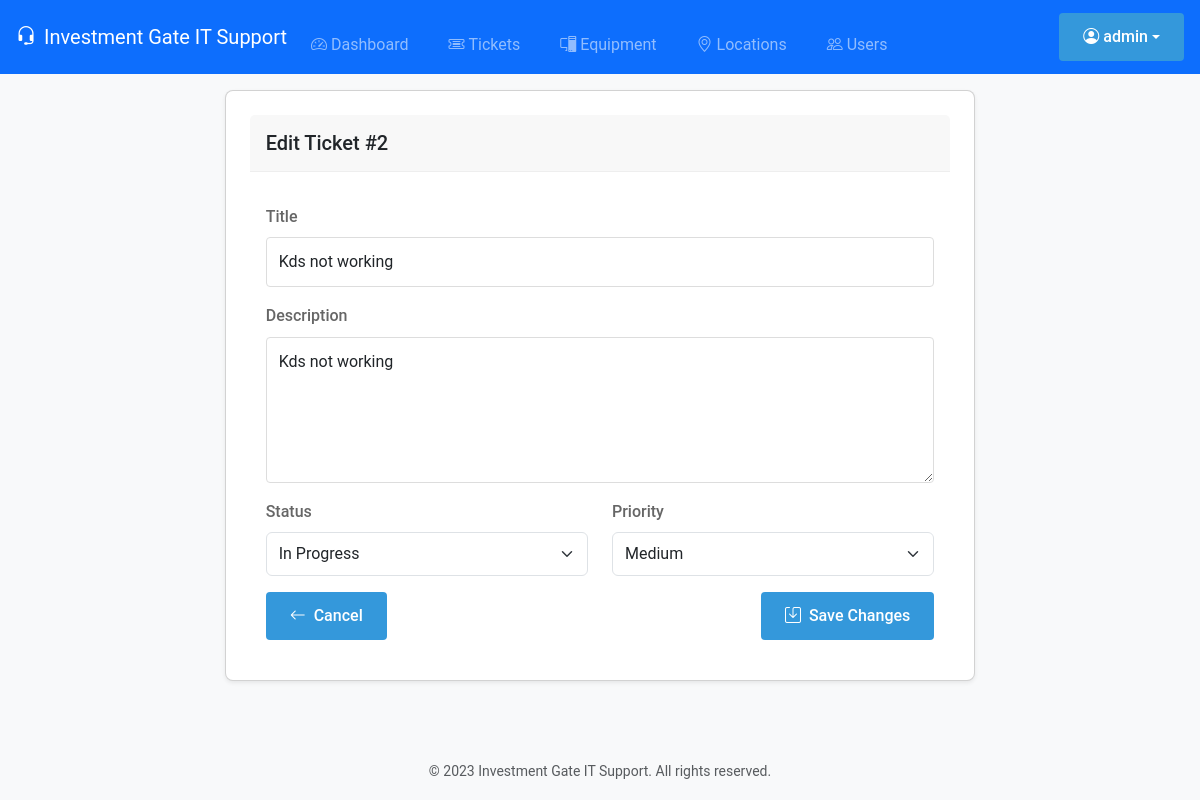
Screenshot of /tickets/2/edit (signed in) with the database file from the repository.
### tables this page shows
CREATE TABLE users (
    id INTEGER PRIMARY KEY AUTOINCREMENT,
    username TEXT UNIQUE NOT NULL,
    password TEXT NOT NULL,
    full_name TEXT NOT NULL,
    email TEXT UNIQUE NOT NULL,
    role TEXT NOT NULL DEFAULT 'user',
    created_at TIMESTAMP DEFAULT CURRENT_TIMESTAMP
);

CREATE TABLE tickets (
    id INTEGER PRIMARY KEY AUTOINCREMENT,
    title TEXT NOT NULL,
    description TEXT NOT NULL,
    status TEXT NOT NULL DEFAULT 'Open',
    priority TEXT NOT NULL DEFAULT 'Medium',
    created_by INTEGER NOT NULL,
    assigned_to INTEGER,
    location_id INTEGER,
    equipment_id INTEGER,
    created_at TIMESTAMP DEFAULT CURRENT_TIMESTAMP,
    updated_at TIMESTAMP DEFAULT CURRENT_TIMESTAMP,
    FOREIGN KEY (created_by) REFERENCES users (id),
    FOREIGN KEY (assigned_to) REFERENCES users (id),
    FOREIGN KEY (location_id) REFERENCES locations (id),
    FOREIGN KEY (equipment_id) REFERENCES equipment (id)
);

### application.py (the view, shortened to what this page needs)
@app.route('/tickets/<int:ticket_id>/edit', methods=['GET', 'POST'])
@login_required
@role_required('admin')
def edit_ticket(ticket_id):
    conn = get_db_connection()
    ticket = conn.execute('SELECT * FROM tickets WHERE id = ?', (ticket_id,)).fetchone()
    if not ticket:
        conn.close()
        flash('Ticket not found', 'danger')
        return redirect(url_for('tickets'))
    conn.close()
    return render_template('edit_ticket.html', ticket=ticket)

### application.py (called while the page is built, shortened)
@login_manager.user_loader
def load_user(user_id):
    conn = get_db_connection()
    user = conn.execute('SELECT * FROM users WHERE id = ?', (user_id,)).fetchone()
    conn.close()
    if not user:
        return None
    return User(user['id'], user['username'], user['role'])

def role_required(role_required=None):
    def wrapper(fn):
        @wraps(fn)
        def decorated_view(*args, **kwargs):
            if not current_user.is_authenticated:
                return app.login_manager.unauthorized()
            if current_user.role == 'admin':
                return fn(*args, **kwargs)
        return decorated_view
    return wrapper

def get_db_connection():
    conn = sqlite3.connect('database.db')
    conn.row_factory = sqlite3.Row
    conn.execute('PRAGMA busy_timeout = 5000')  # 5 second timeout
    return conn

### templates/edit_ticket.html (shortened to what this page needs)
{% extends "base.html" %}
{% block content %}
<div class="container">
    <div class="row justify-content-center">
        <div class="col-lg-8">
            <div class="card shadow-sm mb-4">
                <div class="card-header py-3">
                    <h5 class="mb-0">Edit Ticket #{{ ticket.id }}</h5>
                </div>
                <div class="card-body">
                    <form method="POST" action="{{ url_for('edit_ticket', ticket_id=ticket.id) }}">
                        <div class="mb-3">
                            <label for="title" class="form-label">Title</label>
                            <input type="text" class="form-control" id="title" name="title" value="{{ ticket.title }}" required>
                        </div>
                        <div class="mb-3">
                            <label for="description" class="form-label">Description</label>
                            <textarea class="form-control" id="description" name="description" rows="5" required>{{ ticket.description }}</textarea>
                        </div>
                        <div class="row">
                            <div class="col-md-6 mb-3">
                                <label for="status" class="form-label">Status</label>
                                <select class="form-select" id="status" name="status" required>
                                    {% for status in ['Open', 'In Progress', 'Resolved', 'Closed'] %}
                                        <option value="{{ status|lower|replace(' ', '_') }}" {% if status|lower|replace(' ', '_') == ticket.status|lower %}selected{% endif %}>
                                            {{ status }}
                                        </option>
                                    {% endfor %}
                                </select>
                            </div>
                            <div class="col-md-6 mb-3">
                                <label for="priority" class="form-label">Priority</label>
                                <select class="form-select" id="priority" name="priority" required>
                                    {% for priority in ['Low', 'Medium', 'High', 'Critical'] %}
                                        <option value="{{ priority|lower }}" {% if priority|lower == ticket.priority|lower %}selected{% endif %}>
                                            {{ priority }}
                                        </option>
                                    {% endfor %}
                                </select>
                            </div>
                        </div>
                        <div class="d-flex justify-content-between">
                            <a href="{{ url_for('view_ticket', ticket_id=ticket.id) }}" class="btn btn-outline-secondary">
                                <i class="bi bi-arrow-left me-1"></i> Cancel
                            </a>
                            <button type="submit" class="btn btn-primary">
                                <i class="bi bi-save me-1"></i> Save Changes
                            </button>
                        </div>
                    </form>
                </div>
            </div>
        </div>
    </div>
</div>
{% endblock %}

### templates/base.html (shortened to what this page needs)
<!DOCTYPE html>
<html lang="en">
<head>
    <link href="https://cdn.jsdelivr.net/npm/bootstrap@5.3.0/dist/css/bootstrap.min.css" rel="stylesheet">
    <link rel="stylesheet" href="https://cdn.jsdelivr.net/npm/bootstrap-icons@1.11.0/font/bootstrap-icons.css">
    <link rel="stylesheet" href="{{ url_for('static', filename='css/styles.css') }}">
</head>
<body>
    {% if not hide_nav %}
    <nav class="navbar navbar-expand-lg navbar-dark bg-primary py-2">
        <div class="container-fluid px-2 px-sm-3">
            <a class="navbar-brand d-flex align-items-center" href="{{ url_for('index') }}">
                <i class="bi bi-headset me-2"></i>
                <span class="d-none d-sm-inline">Investment Gate IT Support</span>
            </a>
            <div class="collapse navbar-collapse" id="navbarNav">
                <ul class="navbar-nav me-auto mb-2 mb-lg-0">
                    <li class="nav-item">
                        <a class="nav-link {% if request.endpoint == 'dashboard' %}active{% endif %}"
                           href="{{ url_for('dashboard') }}">
                            <i class="bi bi-speedometer2 me-1"></i>Dashboard
                        </a>
                    </li>
                    <li class="nav-item">
                        <a class="nav-link {% if request.endpoint == 'tickets' %}active{% endif %}"
                           href="{{ url_for('tickets') }}">
                            <i class="bi bi-ticket-detailed me-1"></i>Tickets
                        </a>
                    </li>
                    {% if current_user.role != 'opentickets' %}
                    <li class="nav-item">
                        <a class="nav-link {% if request.endpoint == 'equipment' %}active{% endif %}"
                           href="{{ url_for('equipment') }}">
                            <i class="bi bi-pc-display me-1"></i>Equipment
                        </a>
                    </li>
                    <li class="nav-item">
                        <a class="nav-link {% if request.endpoint == 'locations' %}active{% endif %}"
                           href="{{ url_for('locations') }}">
                            <i class="bi bi-geo-alt me-1"></i>Locations
                        </a>
                    </li>
                    {% endif %}
                    {% if current_user.is_authenticated and current_user.role == 'admin' %}
                    <li class="nav-item">
                        <a class="nav-link {% if request.endpoint == 'users' %}active{% endif %}"
                           href="{{ url_for('users') }}">
                            <i class="bi bi-people me-1"></i>Users
                        </a>
                    </li>
                    {% endif %}
                </ul>
                <div class="d-flex align-items-center">
                    {% if current_user.is_authenticated %}
                        <div class="dropdown">
                            <button class="btn btn-outline-light dropdown-toggle d-flex align-items-center" type="button"
                                    id="userDropdown" data-bs-toggle="dropdown" aria-expanded="false">
                                <i class="bi bi-person-circle me-1"></i>
                                <span class="d-none d-sm-inline">{{ current_user.username }}</span>
                            </button>
                        </div>
                    {% else %}
                        <a href="{{ url_for('login') }}" class="btn btn-outline-light me-2">
                            <i class="bi bi-box-arrow-in-right me-1"></i>
                            <span class="d-none d-sm-inline">Login</span>
                        </a>
                    {% endif %}
                </div>
            </div>
        </div>
    </nav>
    {% endif %}
    <main class="container-fluid py-3 px-2 px-md-3">
        {% block content %}{% endblock %}
    </main>
    <footer class="bg-light py-2 py-md-3 mt-auto">
        <div class="container-fluid text-center">
            <span class="text-muted small">© 2023 Investment Gate IT Support. All rights reserved.</span>
        </div>
    </footer>
</body>
</html>

### static/css/styles.css (style rules this page uses)
:root { --primary: #2c3e50; --secondary: #3498db; --accent: #e74c3c; --light: #ecf0f1; --dark: #2c3e50; --success: #2ecc71; --warning: #f39c12; --danger: #e74c3c; --gray: #95a5a6; --light-gray: #f5f5f5; }
* { margin: 0; padding: 0; box-sizing: border-box; }
body { font-family: 'Roboto', sans-serif; background-color: #f8f9fa; color: #333; line-height: 1.6; height: 100vh; display: flex; flex-direction: column; }
.container { width: 100%; max-width: 1200px; margin: 0 auto; padding: 0 15px; }
nav ul { display: flex; list-style: none; margin-top: 1rem; }
nav ul li { margin-right: 1.5rem; }
nav ul li a { color: white; text-decoration: none; font-weight: 500; padding: 0.5rem; border-radius: 4px; transition: background 0.3s; }
.card { background: white; border-radius: 8px; box-shadow: 0 2px 10px rgba(0, 0, 0, 0.1); padding: 1.5rem; }
.card-header { display: flex; justify-content: space-between; align-items: center; margin-bottom: 1rem; padding-bottom: 0.75rem; border-bottom: 1px solid #eee; }
.card-body { color: #666; }
.form-control { width: 100%; padding: 0.75rem; border: 1px solid #ddd; border-radius: 4px; font-family: 'Roboto', sans-serif; font-size: 1rem; }
textarea.form-control { min-height: 120px; resize: vertical; }
.btn { display: inline-block; padding: 0.75rem 1.5rem; background: var(--secondary); color: white; border: none; border-radius: 4px; cursor: pointer; font-weight: 500; text-align: center; text-decoration: none; transition: all 0.3s; font-size: 1rem; }
footer { background: var(--dark); color: white; padding: 1.5rem 0; margin-top: 2rem; }
.text-center { text-align: center; }
.mb-2 { margin-bottom: 1rem; }
.mb-3 { margin-bottom: 1.5rem; }
.mb-4 { margin-bottom: 2rem; }

### templates/base.html (style rules this page uses)
html { font-size: 16px; }
body { -webkit-text-size-adjust: 100%; -webkit-tap-highlight-color: transparent; -webkit-font-smoothing: antialiased; -moz-osx-font-smoothing: grayscale; }
.btn, .form-control, .form-select { min-height: 44px; }
.form-label { margin-bottom: 0.5rem; font-weight: 500; }
.card { border-radius: 0.5rem; overflow: hidden; box-shadow: 0 0.125rem 0.25rem rgba(0, 0, 0, 0.075); }
.card-header { padding: 0.75rem 1rem; }

### rows the page displays
users: username "admin"
tickets: id "2", title "Kds not working", description "Kds not working", status "In Progress", priority "Medium"
